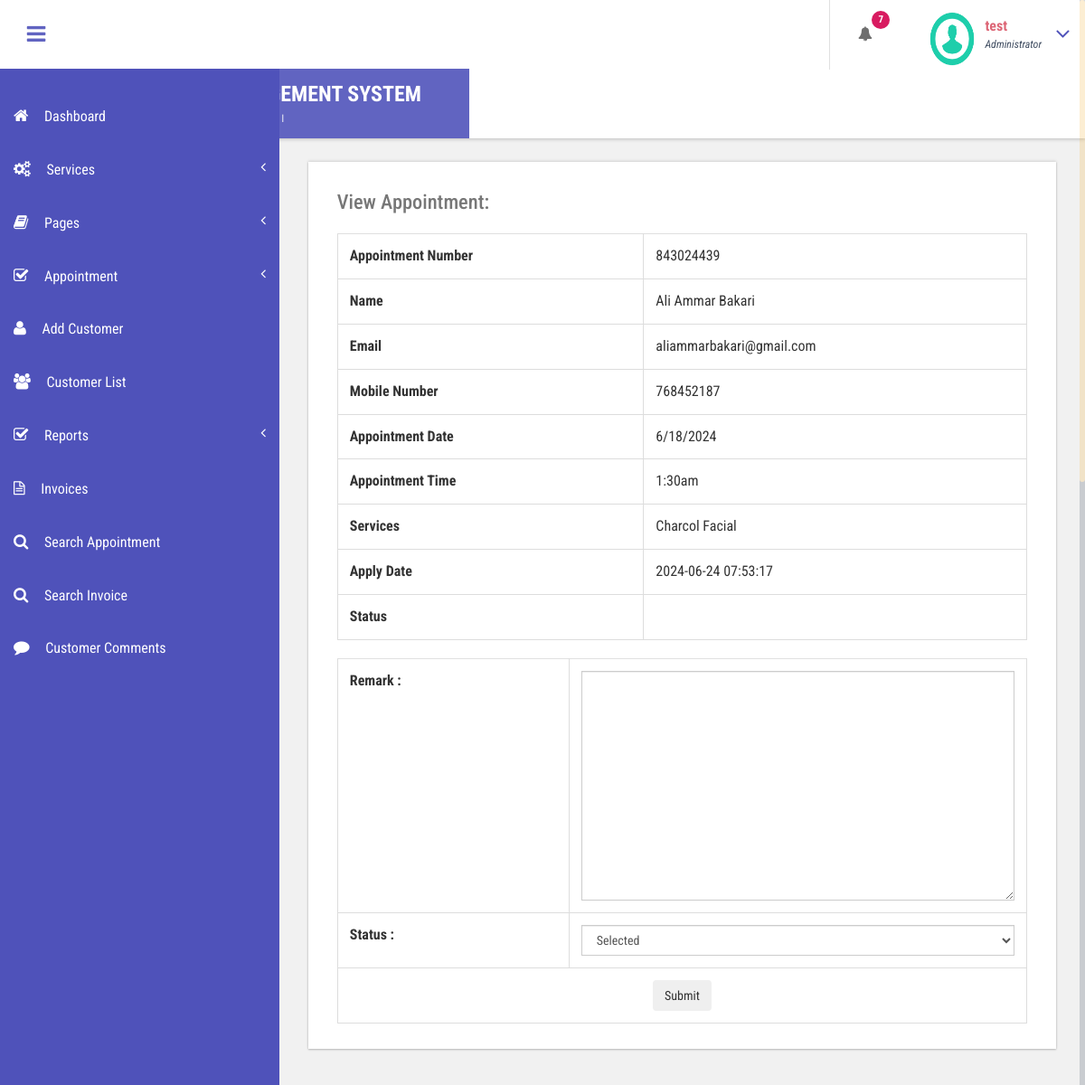
/admin/view-appointment.php?viewid=8 (signed in), run on the app's committed database.
### tables this page shows
CREATE TABLE `tblappointment` (
  `ID` int(10) NOT NULL,
  `AptNumber` varchar(80) DEFAULT NULL,
  `Name` varchar(120) DEFAULT NULL,
  `Email` varchar(120) DEFAULT NULL,
  `PhoneNumber` bigint(11) DEFAULT NULL,
  `AptDate` varchar(120) DEFAULT NULL,
  `AptTime` varchar(120) DEFAULT NULL,
  `Services` varchar(120) DEFAULT NULL,
  `ApplyDate` timestamp NULL DEFAULT current_timestamp(),
  `Remark` varchar(250) NOT NULL,
  `Status` varchar(50) NOT NULL,
  `RemarkDate` timestamp NOT NULL DEFAULT '0000-00-00 00:00:00' ON UPDATE current_timestamp()
);

### admin/view-appointment.php (the view, shortened to what this page needs)
<?php
include('includes/dbconnection.php');
    if (strlen($_SESSION['bpmsaid']==0)) {
  header('location:logout.php');
  } else{
  ?>
<!DOCTYPE HTML>
<html>
<head>
<link href="css/bootstrap.css" rel='stylesheet' type='text/css' />
<link href="css/style.css" rel='stylesheet' type='text/css' />
<link href="css/font-awesome.css" rel="stylesheet">
<link href="css/animate.css" rel="stylesheet" type="text/css" media="all">
<link href="css/custom.css" rel="stylesheet">
</head>
<body class="cbp-spmenu-push">
	<div class="main-content">
		 <?php include_once('includes/sidebar.php');?>
		 <?php include_once('includes/header.php');?>
		<div id="page-wrapper">
			<div class="main-page">
				<div class="tables">
					<h3 class="title1">View Appointment</h3>
					<div class="table-responsive bs-example widget-shadow">
						<h4>View Appointment:</h4>
						<?php
$cid=$_GET['viewid'];
$ret=mysqli_query($con,"select * from tblappointment where ID='$cid'");
while ($row=mysqli_fetch_array($ret)) {
?>
						<table class="table table-bordered">
							<tr>
    <th>Appointment Number</th>
    <td><?php  echo $row['AptNumber'];?></td>
  </tr>
  <tr>
<th>Name</th>
    <td><?php  echo $row['Name'];?></td>
  </tr>
<tr>
    <th>Email</th>
    <td><?php  echo $row['Email'];?></td>
  </tr>
   <tr>
    <th>Mobile Number</th>
    <td><?php  echo $row['PhoneNumber'];?></td>
  </tr>
   <tr>
    <th>Appointment Date</th>
    <td><?php  echo $row['AptDate'];?></td>
  </tr>
<tr>
    <th>Appointment Time</th>
    <td><?php  echo $row['AptTime'];?></td>
  </tr>
  <tr>
    <th>Services</th>
    <td><?php  echo $row['Services'];?></td>
  </tr>
  <tr>
    <th>Apply Date</th>
    <td><?php  echo $row['ApplyDate'];?></td>
  </tr>
<tr>
    <th>Status</th>
    <td> <?php
     ;?></td>
  </tr>
						</table>
						<table class="table table-bordered">
							<?php if($row['Remark']==""){ ?>
<form name="submit" method="post" enctype="multipart/form-data">
<tr>
    <th>Remark :</th>
    <td>
    <textarea name="remark" placeholder="" rows="12" cols="14" class="form-control wd-450" required="true"></textarea></td>
   </tr>
  <tr>
    <th>Status :</th>
    <td>
   <select name="status" class="form-control wd-450" required="true" >
     <option value="1" selected="true">Selected</option>
   </select></td>
  </tr>
  <tr align="center">
    <td colspan="2"><button type="submit" name="submit" class="btn btn-az-primary pd-x-20">Submit</button></td>
  </tr>
  </form>
						<?php } ?>
						<?php } ?>
					</div>
				</div>
			</div>
		</div>
	</div>
</body>
</html>
<?php }  ?>

### admin/includes/header.php (shortened to what this page needs)
<div class="sticky-header header-section ">
      <div class="header-left">
        <button id="showLeftPush"><i class="fa fa-bars"></i></button>
        <div class="logo">
          <a href="index.html">
            <h1>BEAUTY PARLOUR MANAGEMENT SYSTEM </h1>
            <span>AdminPanel</span>
          </a>
        </div>
      </div>
      <div class="header-right">
        <div class="profile_details_left">
          <ul class="nofitications-dropdown">
            <?php
$ret1=mysqli_query($con,"select ID,Name from  tblappointment where Status=''");
$num=mysqli_num_rows($ret1);
?>
            <li class="dropdown head-dpdn">
              <a href="#" class="dropdown-toggle" data-toggle="dropdown" aria-expanded="false"><i class="fa fa-bell"></i><span class="badge blue"><?php echo $num;?></span></a>
            </li>
          </ul>
          <div class="clearfix"> </div>
        </div>
        <div class="profile_details">
        <?php
$adid=$_SESSION['bpmsaid'];
$ret=mysqli_query($con,"select AdminName from tbladmin where ID='$adid'");
$row=mysqli_fetch_array($ret);
$name=$row['AdminName'];
?>
          <ul>
            <li class="dropdown profile_details_drop">
              <a href="#" class="dropdown-toggle" data-toggle="dropdown" aria-expanded="false">
                <div class="profile_img">
                  <span class="prfil-img"><img src="images/download (1).png" alt="" width="50" height="60"> </span>
                  <div class="user-name">
                    <p><?php echo $name; ?></p>
                    <span>Administrator</span>
                  </div>
                  <i class="fa fa-angle-down lnr"></i>
                  <div class="clearfix"></div>
                </div>
              </a>
            </li>
          </ul>
        </div>
      </div>
      <div class="clearfix"> </div>
    </div>

### admin/css/style.css (style rules this page uses)
h4, h5, h6, h1, h2, h3 { margin: 0; }
ul, ol { margin: 0; }
p { margin: 0; }
html, body { font-family: 'Roboto Condensed', sans-serif; font-size: 100%; overflow-x: hidden; background: #fff; }
body a { transition: 0.5s all ease; -webkit-transition: 0.5s all ease; -moz-transition: 0.5s all ease; -o-transition: 0.5s all ease; -ms-transition: 0.5s all ease; text-decoration:none; }
h1,h2,h3,h4,h5,h6 { margin:0; }
p { margin:0; }
ul,label { margin:0; padding:0; }
.main-content { position: relative; }
.sticky-header { position: fixed; top: 0; left:0px; width: 100%; z-index: 100; }
.header-section { background:#FFF; box-shadow: 1px 1px 4px rgba(0, 0, 0, 0.21); -webkit-box-shadow: 1px 1px 4px rgba(0, 0, 0, 0.21); -moz-box-shadow: 1px 1px 4px rgba(0, 0, 0, 0.21); -o-box-shadow: 1px 1px 4px rgba(0, 0, 0, 0.21); }
.header-section::after { clear: both; display: block; content: ''; }
.header-left { float: left; width: 45%; }
.header-right { float: right; }
button#showLeftPush { font-size: 1.5em; width: 80px; padding: 0.87em 0; text-align: center; cursor: pointer; float: left; color: #6F6F6F; -moz-transition: all 0.2s ease-out 0s; -webkit-transition: all 0.2s ease-out 0s; transition: all 0.2s ease-out 0s; border: none; background-color: #fff; outline:none; }
.cbp-spmenu-push { overflow-x: hidden; position: relative; }
.cbp-spmenu, .cbp-spmenu-push { -webkit-transition: all 0.3s ease; -moz-transition: all 0.3s ease; transition: all 0.3s ease; }
.cbp-spmenu-push div#page-wrapper { margin: 0 0 0 19.3em; transition:.5s all; -webkit-transition:.5s all; -moz-transition:.5s all; }
.fa { display: inline-block; font-family: FontAwesome; font-style: normal; font-weight: normal; line-height: 1; -webkit-font-smoothing: antialiased; -moz-osx-font-smoothing: grayscale; }
.logo { background: #6164C1; text-align: center; float: left; }
.logo a { padding: 0.9em 3.3em .7em; display: block; text-decoration: none; }
.logo a h1 { color: #fff; font-size: 1.5em; line-height: 1.2em; font-weight: 700; }
.logo a span { color: #F8F8F8; font-size: .7em; text-align: center; letter-spacing: 7px; }
.profile_details_left { float: left; }
li.dropdown.head-dpdn { display: inline-block; padding: 1.7em 0; border-left: 1px solid #E0E0E0; float: left; }
li.dropdown.head-dpdn a.dropdown-toggle { padding: 1.7em 2em; }
i.fa.fa-bell { color:#6F6F6F; }
.header-right span.badge { font-size: 11px; font-weight: bold; color: #FFF; background: #8BC34A; line-height: 15px; width: 20px; height: 20px; border-radius: 2em; -webkit-border-radius: 2em; -moz-border-radius: 2em; -o-border-radius: 2em; text-align: center; display: inline-block; position: absolute; top: 16%; padding: 2px 0 0; }
.header-right span.blue { background-color:#D81B60; }
.profile_details { float: right; }
.profile_details_drop a.dropdown-toggle { display:block; padding: 0.8em 3em 0 2em; }
.profile_img span.prfil-img { float:left; }
.user-name { float:left; margin-top:8px; margin-left:11px; height:35px; }
.profile_details ul li { list-style-type:none; position:relative; }
.profile_details li a i.fa.lnr { position: absolute; top: 34%; right: 8%; color: #4F52BA; font-size: 1.6em; }
.user-name p { font-size:1em; color:#DD6777; line-height:1em; font-weight:700; }
.user-name span { font-size: .75em; font-style: italic; color: #424f63; font-weight: normal; margin-top: .3em; }
.widget-shadow { background-color: #fff; box-shadow: 0 -1px 3px rgba(0,0,0,.12),0 1px 2px rgba(0,0,0,.24); -webkit-box-shadow: 0 -1px 3px rgba(0,0,0,.12),0 1px 2px rgba(0,0,0,.24); -moz-box-shadow: 0 -1px 3px rgba(0,0,0,.12),0 1px 2px rgba(0,0,0,.24); }
h3.title1 { font-size: 2em; color: #e94e02; margin-bottom: 0.8em; }
.table > thead > tr > th, .table > tbody > tr > th, .table > tfoot > tr > th, .table > thead > tr > td, .table > tbody > tr > td, .table > tfoot > tr > td { border-top: none; }
.tables h4 { font-size: 1.4em; margin-bottom: 1em; color: #777777; }
.tables .panel-body ,.tables .bs-example { padding: 2em 2em 0.5em; }
.tables .table > thead > tr > th, .tables .table > tbody > tr > th, .tables .table > tfoot > tr > th, .tables .table > thead > tr > td, .tables .table > tbody > tr > td, .tables .table > tfoot > tr > td { padding: 13px; border-top: 1px solid #E0E0E0; }
.bs-example { margin-top: 2em; }
.form-control { border-radius: inherit; }

### admin/css/custom.css (style rules this page uses)
#page-wrapper { padding:7em 2em 2.5em; background-color: #F1F1F1; }

### data on the page
tblappointment: AptNumber "843024439", Name "Ali Ammar Bakari", Email "aliammarbakari@gmail.com", PhoneNumber "768452187", AptDate "6/18/2024", AptTime "1:30am", Services "Charcol Facial", ApplyDate "2024-06-24 07:53:17"

### other printed values
$num "7"
$name "test"
